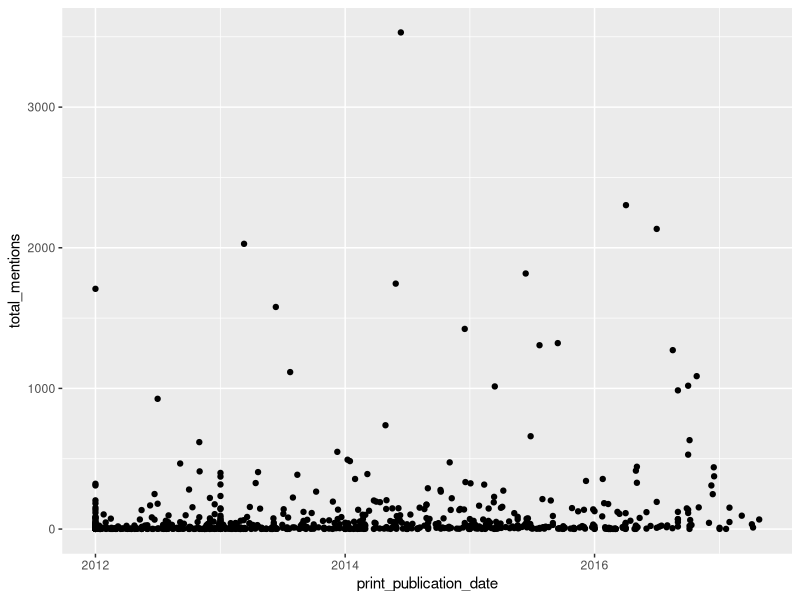
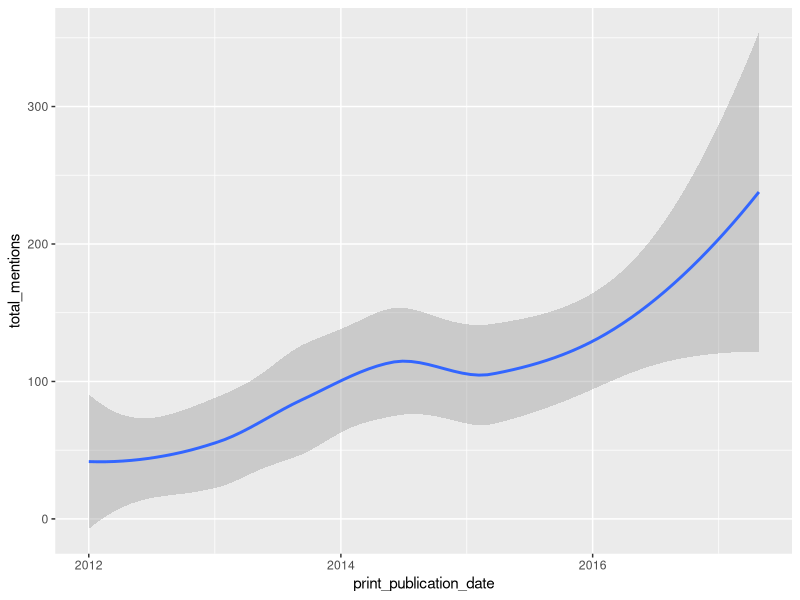
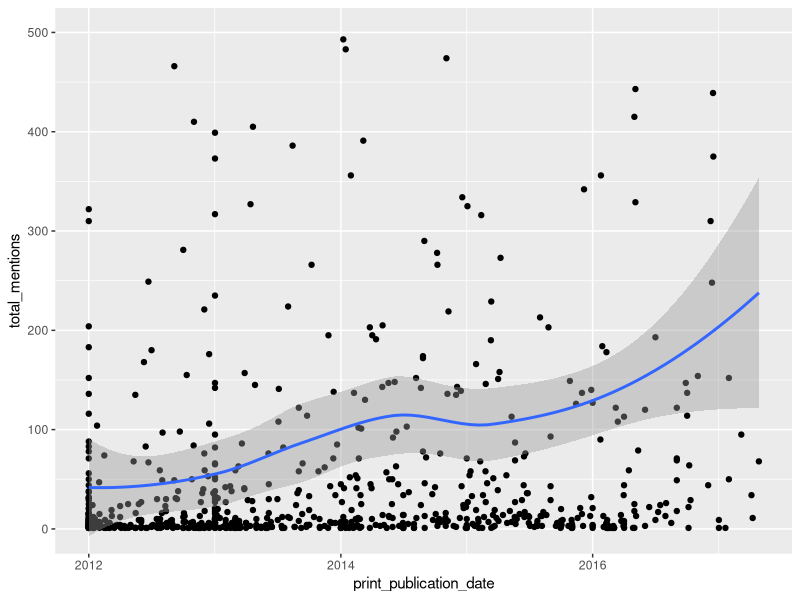

The R script that drew these images, in order:
# install.packages("tidyverse")

library(tidyverse)

# load an articles master file

articles <- read_csv("../files_out/20171107_Master_BareMinimum.csv")

# plots articles by publication date and total mentions

ggplot(articles, aes(x = print_publication_date, y = total_mentions)) +
  geom_point() 

# plots a trend line through the mentions by date

ggplot(articles, aes(x = print_publication_date, y = total_mentions)) +
  geom_smooth()

# plots the articles and the trend on the same chart
# outlying articles with > 500 mentions excluded

ggplot(articles, aes(x = print_publication_date, y = total_mentions)) +
  geom_point() +
  geom_smooth() +
  coord_cartesian(ylim = c(0, 500))
